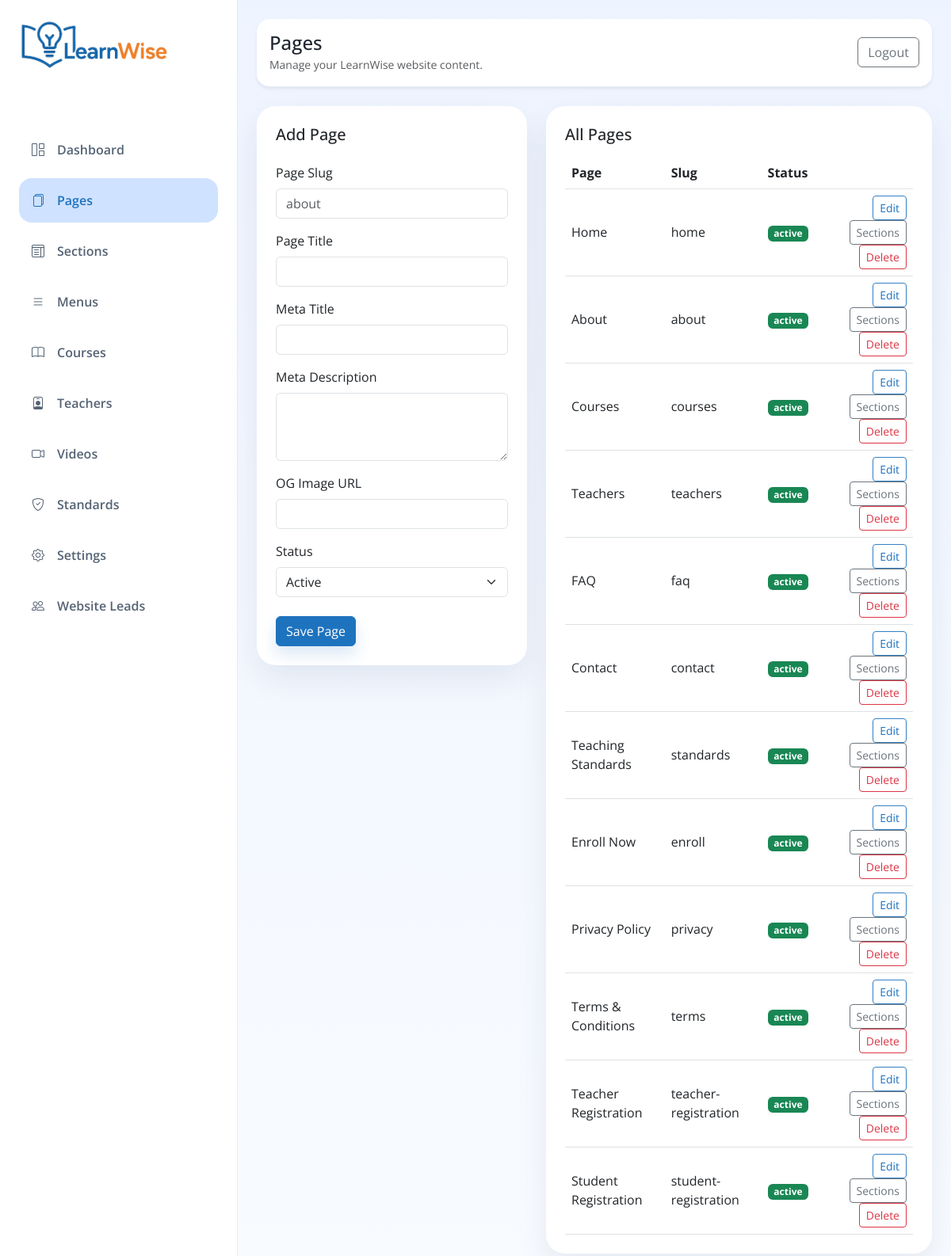
Screenshot of /admin/pages.php (signed in) with the database file from the repository.
### tables this page shows
CREATE TABLE IF NOT EXISTS `pages` (
  `id` int NOT NULL AUTO_INCREMENT,
  `page_name` varchar(100) NOT NULL,
  `page_title` varchar(255) NOT NULL,
  `meta_title` varchar(255) DEFAULT NULL,
  `meta_description` text,
  `og_image` varchar(255) DEFAULT NULL,
  `status` enum('active','inactive') NOT NULL DEFAULT 'active',
  `created_at` timestamp NULL DEFAULT CURRENT_TIMESTAMP,
  `updated_at` timestamp NULL DEFAULT CURRENT_TIMESTAMP ON UPDATE CURRENT_TIMESTAMP,
  PRIMARY KEY (`id`),
  UNIQUE KEY `page_name` (`page_name`)
);

### admin/pages.php (the view, shortened to what this page needs)
<?php
require_once __DIR__ . '/../includes/site.php';
$editPage = null;
$pages = $pdo->query('SELECT * FROM pages ORDER BY created_at ASC, id ASC')->fetchAll(PDO::FETCH_ASSOC);
include __DIR__ . '/admin-header.php';
?>
<div class="row g-4">
    <div class="col-xl-5">
        <div class="card admin-card p-4">
            <h5 class="mb-4"><?= $editPage ? 'Edit Page' : 'Add Page' ?></h5>
            <form method="post">
                <div class="mb-3">
                    <label class="form-label">Page Slug</label>
                    <input type="text" name="page_name" class="form-control" placeholder="about" value="<?= htmlspecialchars($editPage['page_name'] ?? '') ?>" required>
                </div>
                <div class="mb-3">
                    <label class="form-label">Page Title</label>
                    <input type="text" name="page_title" class="form-control" value="<?= htmlspecialchars($editPage['page_title'] ?? '') ?>" required>
                </div>
                <div class="mb-3">
                    <label class="form-label">Meta Title</label>
                    <input type="text" name="meta_title" class="form-control" value="<?= htmlspecialchars($editPage['meta_title'] ?? '') ?>">
                </div>
                <div class="mb-3">
                    <label class="form-label">Meta Description</label>
                    <textarea name="meta_description" rows="3" class="form-control"><?= htmlspecialchars($editPage['meta_description'] ?? '') ?></textarea>
                </div>
                <div class="mb-3">
                    <label class="form-label">OG Image URL</label>
                    <input type="text" name="og_image" class="form-control" value="<?= htmlspecialchars($editPage['og_image'] ?? '') ?>">
                </div>
                <div class="mb-4">
                    <label class="form-label">Status</label>
                    <select name="status" class="form-select">
                        <option value="active" <?= ($editPage['status'] ?? '') === 'active' ? 'selected' : '' ?>>Active</option>
                    </select>
                </div>
                <button type="submit" class="btn btn-primary">Save Page</button>
            </form>
        </div>
    </div>
    <div class="col-xl-7">
        <div class="card admin-card p-4">
            <h5 class="mb-3">All Pages</h5>
            <div class="table-responsive">
                <table class="table mb-0">
                    <thead>
                        <tr>
                            <th>Page</th>
                            <th>Slug</th>
                            <th>Status</th>
                            <th></th>
                        </tr>
                    </thead>
                    <tbody>
                        <?php foreach ($pages as $page): ?>
                            <tr>
                                <td><?= htmlspecialchars($page['page_title']) ?></td>
                                <td><?= htmlspecialchars($page['page_name']) ?></td>
                                <td><span class="badge <?= $page['status'] === 'active' ? 'text-bg-success' : 'text-bg-secondary' ?>"><?= htmlspecialchars($page['status']) ?></span></td>
                                <td class="text-end">
                                    <a href="pages.php?edit=<?= (int) $page['id'] ?>" class="btn btn-sm btn-outline-primary">Edit</a>
                                    <a href="sections.php?page_id=<?= (int) $page['id'] ?>" class="btn btn-sm btn-outline-secondary">Sections</a>
                                    <a href="pages.php?delete=<?= (int) $page['id'] ?>" class="btn btn-sm btn-outline-danger" onclick="return confirm('Delete this page and all its sections?');">Delete</a>
                                </td>
                            </tr>
                        <?php endforeach; ?>
                    </tbody>
                </table>
            </div>
        </div>
    </div>
</div>
<?php include __DIR__ . '/admin-footer.php'; ?>

### assets/css/style.css (style rules this page uses)
:root { --primary: #1E73BE; --accent: #FFC107; --background: #f5f7fb; --surface: #ffffff; --text: #1f2630; --muted: #6c757d; --shadow: 0 10px 30px rgba(0, 0, 0, 0.08); }
* { box-sizing: border-box; }
html { scroll-behavior: smooth; }
body { margin: 0; font-family: 'Open Sans', sans-serif; color: var(--text); background: var(--background); }
a { color: var(--primary); }
.btn-primary, .btn-enroll { background-color: var(--primary); border-color: var(--primary); color: #fff; box-shadow: 0 10px 20px rgba(30, 115, 190, 0.16); }
.btn-outline-primary { color: var(--primary); border-color: rgba(30, 115, 190, 0.9); }
.hero-card, .card, .feature-card, .testimonial-card, .category-card, .teacher-card { background: var(--surface); border: none; border-radius: 18px; box-shadow: var(--shadow); }

### admin/admin-header.php (style rules this page uses)
body { background: linear-gradient(180deg, #eef4ff 0%, #f8fbff 100%); }
.admin-card { border-radius: 24px; box-shadow: 0 18px 40px rgba(19, 44, 77, 0.08); border: none; }
.table td, .table th { vertical-align: middle; }

### rows the page displays
pages: page_title "Home", page_name "home", status "active"
pages: page_title "About", page_name "about", status "active"
pages: page_title "Courses", page_name "courses", status "active"
pages: page_title "Teachers", page_name "teachers", status "active"
pages: page_title "FAQ", page_name "faq", status "active"
pages: page_title "Contact", page_name "contact", status "active"
pages: page_title "Teaching Standards", page_name "standards", status "active"
pages: page_title "Enroll Now", page_name "enroll", status "active"
pages: page_title "Privacy Policy", page_name "privacy", status "active"
pages: page_title "Terms & Conditions", page_name "terms", status "active"
pages: page_title "Teacher Registration", page_name "teacher-registration", status "active"
pages: page_title "Student Registration", page_name "student-registration", status "active"

### other values shown
$item['label'] "Dashboard"
$item['label'] "Pages"
$item['label'] "Sections"
$item['label'] "Menus"
$item['label'] "Courses"
$item['label'] "Teachers"
$item['label'] "Videos"
$item['label'] "Standards"
$item['label'] "Settings"
$item['label'] "Website Leads"
$pageTitle "Pages"
